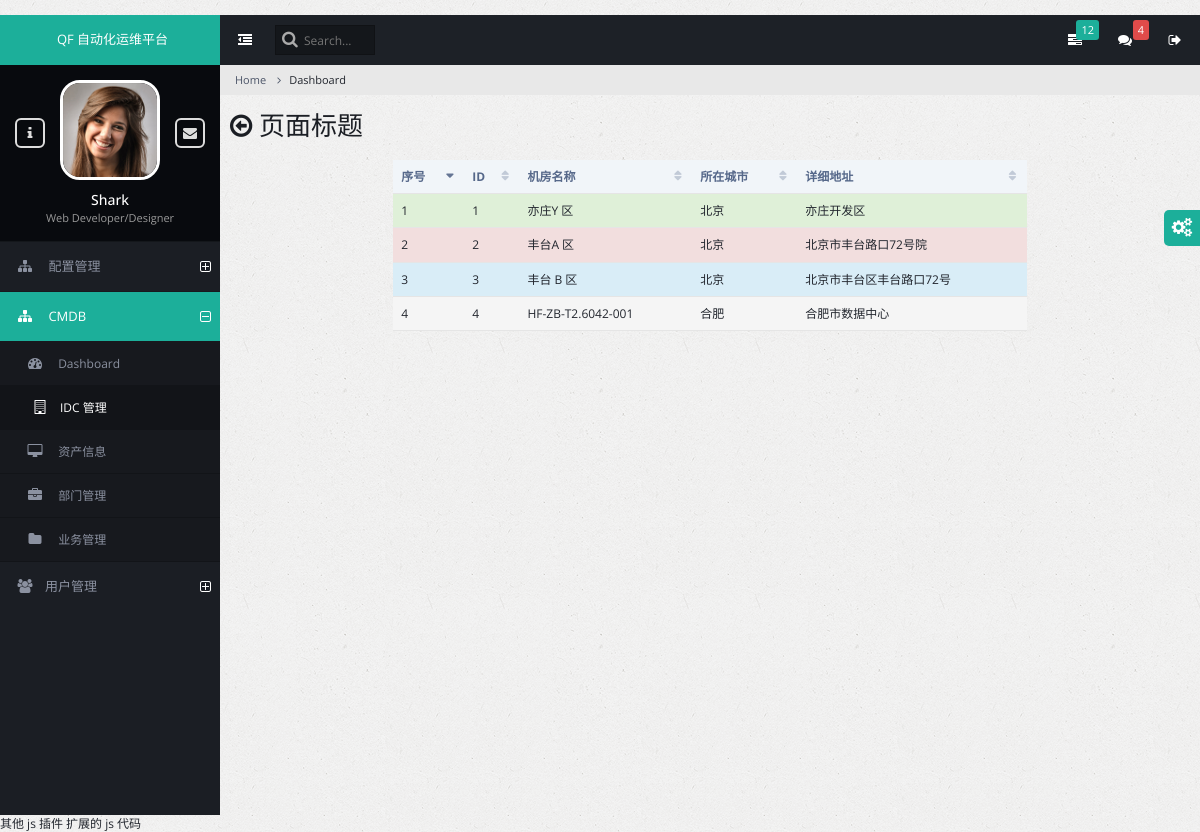
Screenshot of /cmdb/idc.html/ with the database file from the repository.
### db/models.py (models this page shows, shortened)
class IDC(models.Model):
    name = models.CharField(verbose_name='机房', max_length=128)
    city = models.CharField(verbose_name='城市', max_length=32)
    address = models.CharField(verbose_name='地址', max_length=256)
    class Meta:
        verbose_name_plural = '机房表'
        db_table = "idc"

### cmdb/views.py (the view)
class IdcView(ListView):
    queryset = models.IDC.objects.all()
    context_object_name = 'idc_obj'
    template_name = 'cmdb/idc.html'

### templates/cmdb/idc.html
{% extends 'base.html' %}
{% block page_content %}
  <div class="row">
      <div class="col-md-8 col-md-offset-2">
           <table id="customers2" class="table datatable dataTable no-footer" role="grid"
               aria-describedby="customers2_info">
            <thead>
            <tr role="row">
                <th class="sorting_asc" tabindex="0" aria-controls="customers2" rowspan="1" colspan="1"
                    aria-sort="ascending" aria-label="Name: activate to sort column ascending">
                    序号
                </th>
                <th class="sorting" tabindex="0" aria-controls="customers2" rowspan="1" colspan="1"
                    aria-label="Position: activate to sort column ascending">
                    ID
                </th>
                <th class="sorting" tabindex="0" aria-controls="customers2" rowspan="1" colspan="1"
                    aria-label="Position: activate to sort column ascending">
                    机房名称
                </th>
                <th class="sorting" tabindex="0" aria-controls="customers2" rowspan="1" colspan="1"
                    aria-label="Position: activate to sort column ascending">
                    所在城市
                </th>
                <th class="sorting" tabindex="0" aria-controls="customers2" rowspan="1" colspan="1"
                    aria-label="Position: activate to sort column ascending">
                    详细地址
                </th>
            </tr>
            </thead>
            <tbody>
            {% for item in idc_obj %}
                <tr class="{% cycle 'success' "danger" "info" 'active'  'warning' %}" role="row">
                    <td class="sorting_1">{{ forloop.counter }}</td>
                    <td class="sorting_1">{{ item.id }}</td>
                    <td class="sorting_1">{{ item.name }}</td>
                    <td class="sorting_1">{{ item.city }}</td>
                    <td class="sorting_1">{{ item.address }}</td>
                </tr>
            {% endfor %}
            </tbody>
        </table>
      </div>
  </div>
{% endblock %}

### rows the page displays
IDC: id "1", name "亦庄Y 区", city "北京", address "亦庄开发区"
IDC: id "2", name "丰台A 区", city "北京", address "北京市丰台路口72号院"
IDC: id "3", name "丰台 B 区", city "北京", address "北京市丰台区丰台路口72号"
IDC: id "4", name "HF-ZB-T2.6042-001", city "合肥", address "合肥市数据中心"
